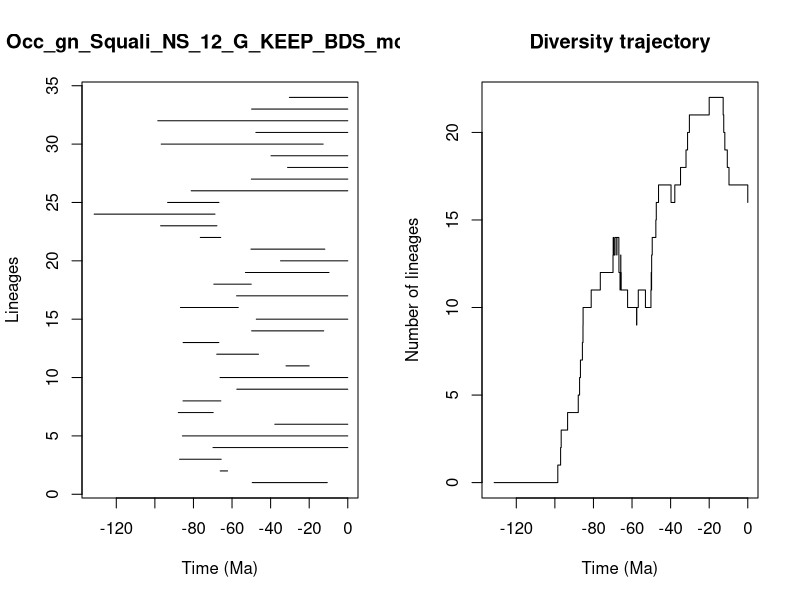

Source code (R):


pdf(file='../Results/Genus_NS/5_MA_bins_EXT_EP/pyrate_mcmc_logs/Occ_gn_Squali_NS_12_G_KEEP_BDS_mcmc_LTT.pdf',width=0.6*20, height=0.6*10)
title = "Occ_gn_Squali_NS_12_G_KEEP_BDS_mcmc"
ts=c(49.53458331684473, 66.1244136905598,87.19111385819613,69.85601953175392,85.72908147714924,37.822965644138236,87.87671960711451,85.42264393126916,57.52303298459698,66.22263593626597,32.01393100681846,67.92165392868435,85.37210233870154,49.829621825643756,47.4276920856449,86.74679460913434,57.64595951379525,69.44195134907156,53.05270015692009,34.86070964329594,50.19593369074642,76.44861723435947,97.02751571454445,131.47525781299018,93.39938510378252,81.17070065868143,50.00415597770954,31.21206086726351,39.78360319979736,96.72671149958273,47.65596096707562,98.47896230215127,49.86105752704188,30.26808614763874)
te=c(10.618837144772552, 62.303911191512285,65.62907849556726,0.0,0.0,0.0,69.76668545651765,65.80020516855923,0.0,0.0,20.005364244519466,46.266535123521074,66.8312976267986,12.461385185317894,0.0,56.76567129595614,0.0,50.053615915364524,9.734282703582283,0.0,11.897046815164016,65.85444366909293,67.82020099003309,68.82823832147594,66.78834186594578,0.0,0.0,0.0,0.0,12.757912732983579,0.0,0.0,0.0,0.0)
div_traj=c(0, 1,2,3,4,5,6,7,8,9,10,11,12,13,14,13,14,13,14,13,12,11,12,13,12,11,10,9,10,11,10,11,12,11,12,13,14,15,16,17,16,17,18,19,20,21,22,21,20,19,18,17,16)
time_events=c(131.47525781299018, 98.47896230215127,97.02751571454445,96.72671149958273,93.39938510378252,87.87671960711451,87.19111385819613,86.74679460913434,85.72908147714924,85.42264393126916,85.37210233870154,81.17070065868143,76.44861723435947,69.85601953175392,69.76668545651765,69.44195134907156,68.82823832147594,67.92165392868435,67.82020099003309,66.8312976267986,66.78834186594578,66.22263593626597,66.1244136905598,65.85444366909293,65.80020516855923,65.62907849556726,62.303911191512285,57.64595951379525,57.52303298459698,56.76567129595614,53.05270015692009,50.19593369074642,50.053615915364524,50.00415597770954,49.86105752704188,49.829621825643756,49.53458331684473,47.65596096707562,47.4276920856449,46.266535123521074,39.78360319979736,37.822965644138236,34.86070964329594,32.01393100681846,31.21206086726351,30.26808614763874,20.005364244519466,12.757912732983579,12.461385185317894,11.897046815164016,10.618837144772552,9.734282703582283,0.0)
                par(mfrow=c(1,2))
                L = length(ts)
                plot(ts, 1:L , xlim=c(-max(ts)-1,0), pch=20, type="n", main=title,xlab="Time (Ma)",ylab="Lineages")
                for (i in 1:L){segments(x0=-te[i],y0=i,x1=-ts[i],y1=i)}    
                t = -time_events
                plot(div_traj ~ t,type="s", main = "Diversity trajectory",xlab="Time (Ma)",ylab="Number of lineages",xlim=c(-max(ts)-1,0))
                abline(v=c(65,200,251,367,445),lty=2,col="gray")
                
